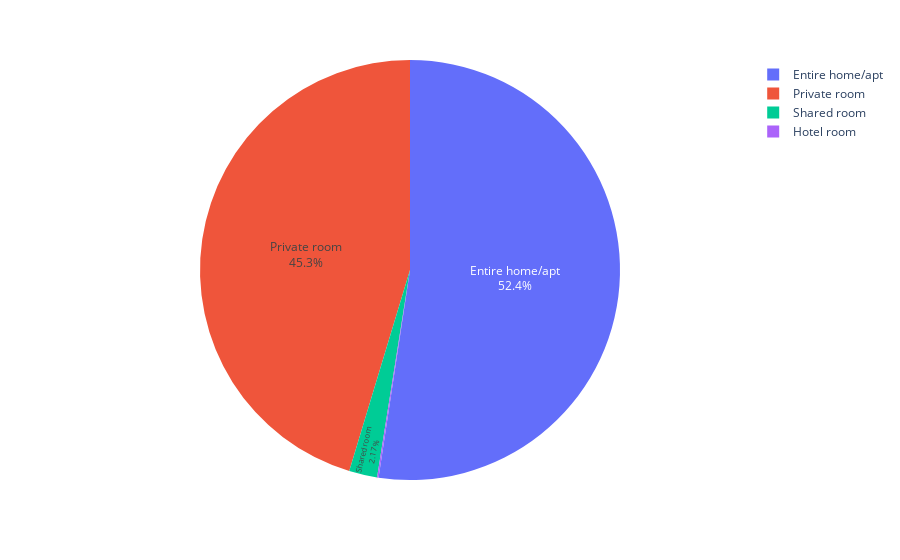

The notebook cell saved with this chart:
### Code cell
room_type_count=df['room type'].value_counts().reset_index()
room_type_count.head()
fig=px.pie(room_type_count,names=room_type_count['index'].unique(),values=room_type_count['room type'])
fig.update_traces(textposition='inside',textinfo='percent+label')
fig.show()

### Figure 1 — Plotly figure (JSON) as saved in the notebook; plotly's stock layout.template omitted (floating-point values rounded to 4 significant figures)
{"data": [{"domain": {"x": [0, 1], "y": [0, 1]}, "hovertemplate": "label=%{label}<br>room type=%{value}<extra></extra>", "labels": ["Entire home/apt", "Private room", "Shared room", "Hotel room"], "legendgroup": "", "name": "", "showlegend": true, "textinfo": "percent+label", "textposition": "inside", "type": "pie", "values": [53132, 45967, 2196, 115]}], "layout": {"autosize": true, "legend": {"tracegroupgap": 0}, "margin": {"t": 60}}}
